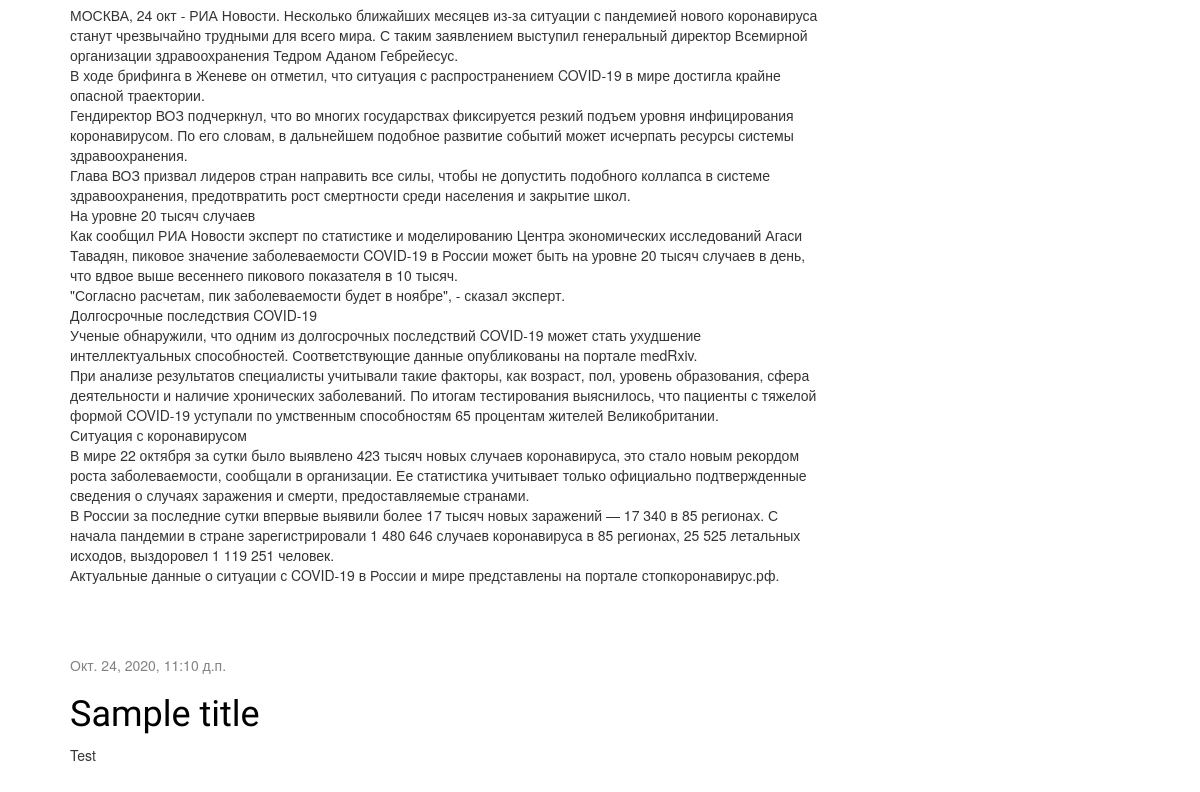
Before: / (lower part) with the older database file.
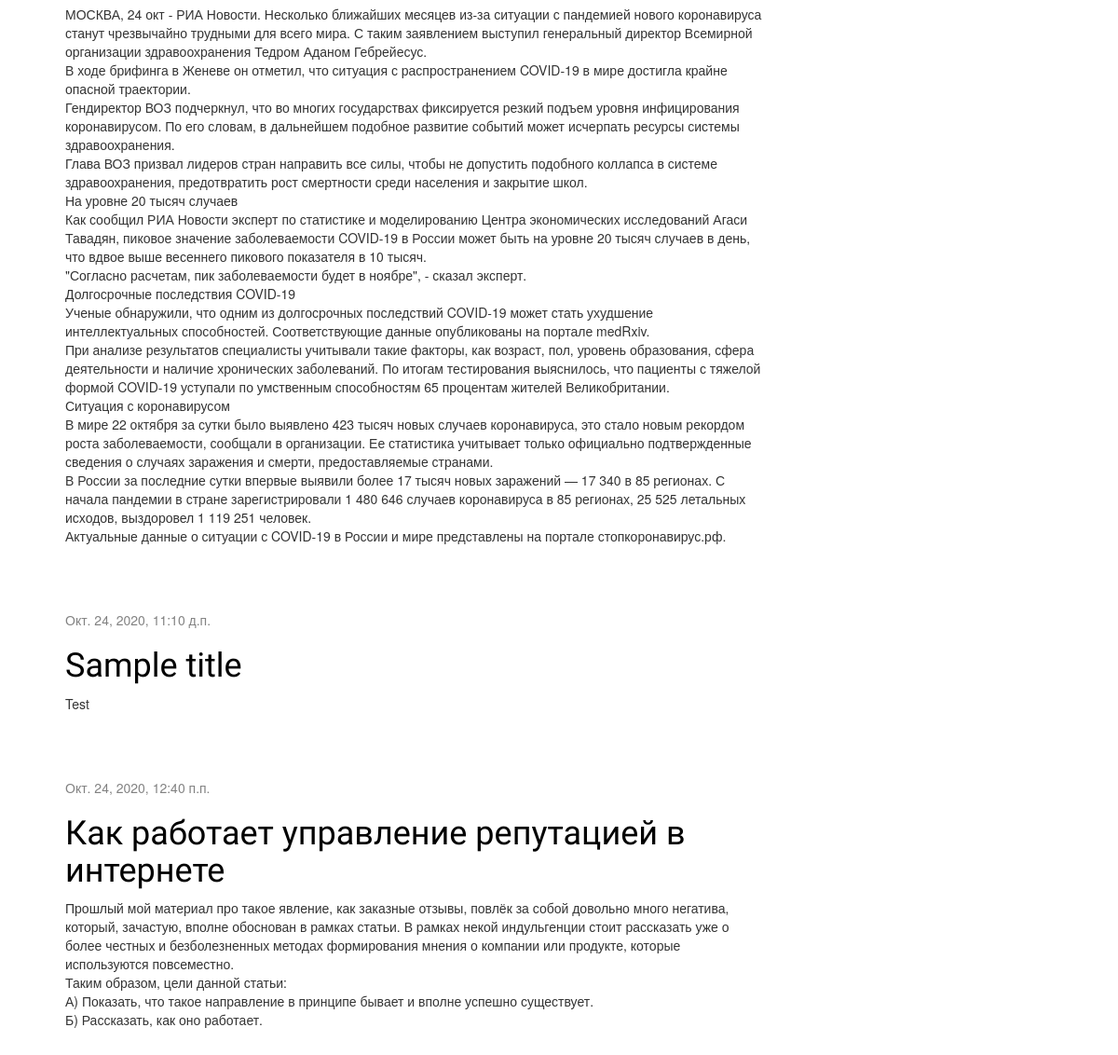
After: the same page with the newer database file.
### new/models.py (models this page shows, shortened)
class Post(models.Model):
    author = models.ForeignKey(settings.AUTH_USER_MODEL, on_delete=models.CASCADE)
    title = models.CharField(max_length=200)
    text = models.TextField()
    created_date = models.DateTimeField(default=timezone.now)
    published_date = models.DateTimeField(blank=True, null=True)

### new/views.py (the view)
# urls.py: path('', views.post_list, name='post_list'),
def post_list(request):
    posts = Post.objects.filter(published_date__lte=timezone.now()).order_by('published_date')
    return render(request, 'new/post_list.html', {'posts': posts})

### new/templates/new/post_list.html
{% extends 'new/base.html' %}
{% block content %}
    {% for post in posts %}
        <div class="post">
            <div class="date">
                {{ post.published_date }}
            </div>
            <h1><a href="{% url 'post_detail' pk=post.pk %}">{{ post.title }}</a></h1>
            <p>{{ post.text|linebreaksbr }}</p>
        </div>
    {% endfor %}
{% endblock %}

### new/templates/new/base.html (shortened to what this page needs)
{% load static %}
<html>
    <head>
        <link rel="stylesheet" href="//maxcdn.bootstrapcdn.com/bootstrap/3.2.0/css/bootstrap.min.css">
        <link rel="stylesheet" href="//maxcdn.bootstrapcdn.com/bootstrap/3.2.0/css/bootstrap-theme.min.css">
        <link rel="stylesheet" href="{% static 'css/new.css' %}">
    </head>
    <body>
        <div class="content container">
            <div class="row">
                <div class="col-md-8">
                    {% block content %}
                    {% endblock %}
                </div>
            </div>
        </div>
    </body>
</html>

### new/static/css/new.css (style rules this page uses)
h1 a { color: #FCA205; }
body { padding-left: 15px; }
h1 a { color: #FCA205; font-family: 'Lobster'; }
.content { margin-left: 40px; }
h1, h2, h3, h4 { font-family: 'Lobster', cursive; }
.date { color: #828282; }
.post { margin-bottom: 70px; }
.post h1 a, .post h1 a:visited { color: #000000; }

Changed rows visible on the page:
added Post: published_date "Окт. 24, 2020, 12:40 п.п.", title "Как работает управление репутацией в интернете", text "Прошлый мой материал про такое явление, как заказные отзывы, повлёк за собой довольно много негатива, который, зачастую, вполне обоснован в рамках статьи. В рамках некой индульгенции стоит рассказать уже о более честных и безболезненных методах формирования мнения о компании или продукте, которые используются повсеместно. Таким образом, цели данной статьи: А) Показать, что такое направление в принципе бывает и вполне успешно существует. Б) Рассказать, как оно работает."
